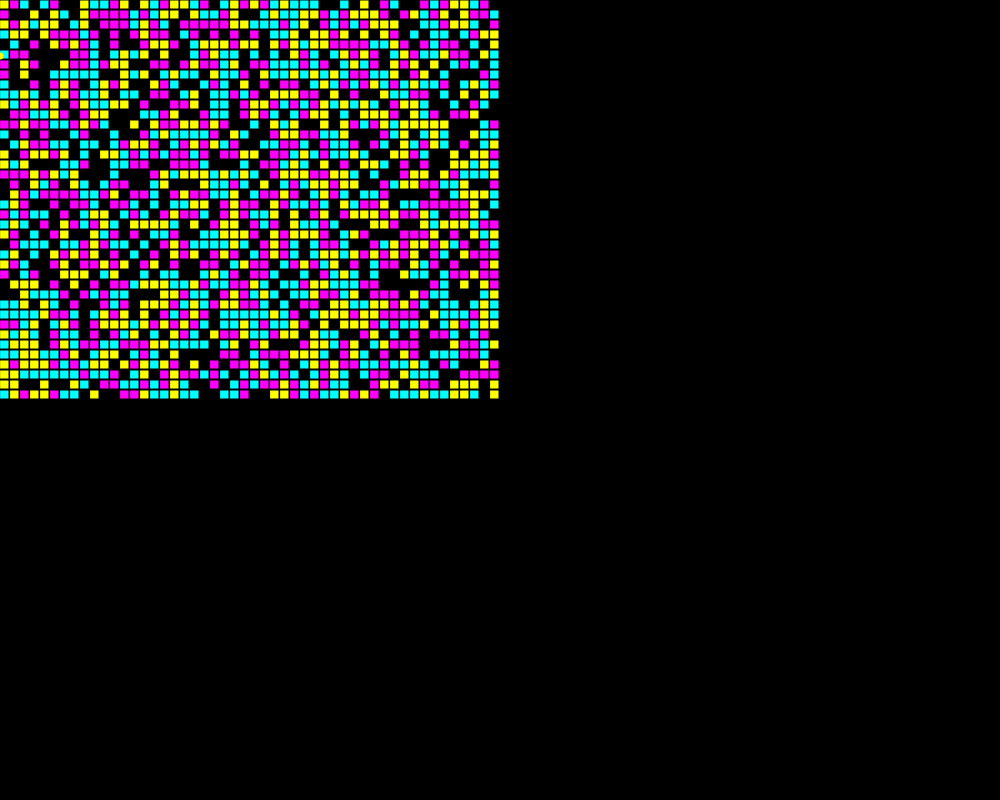
Frame 1 (no input)
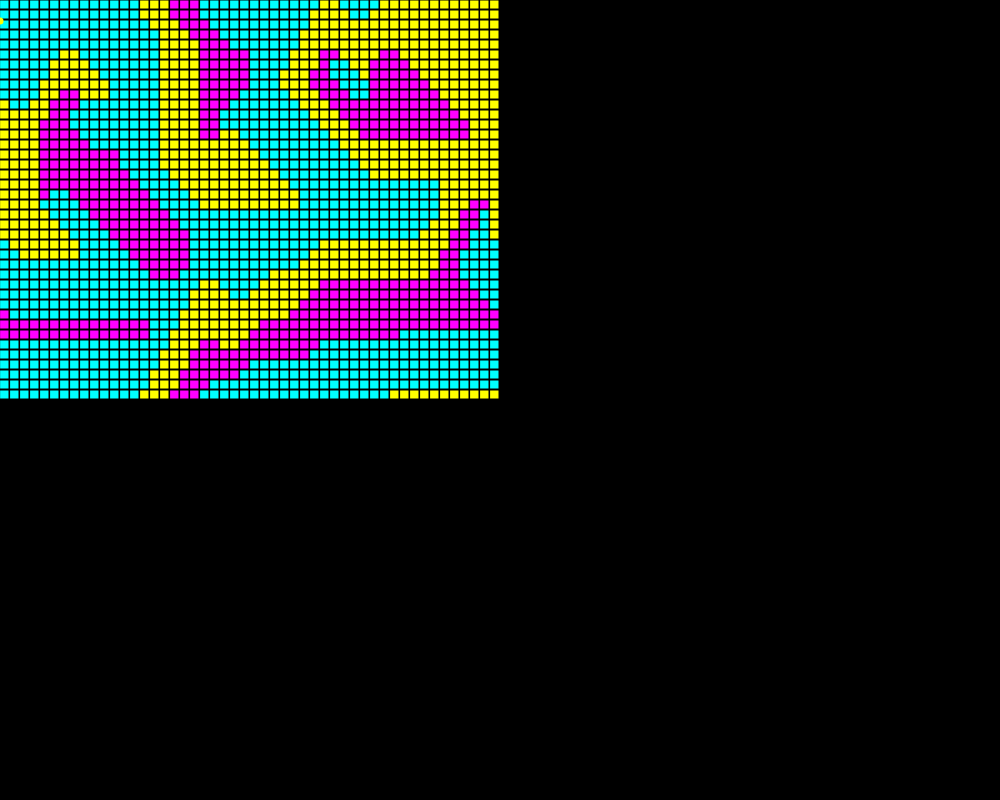
Frame 60 (no input)
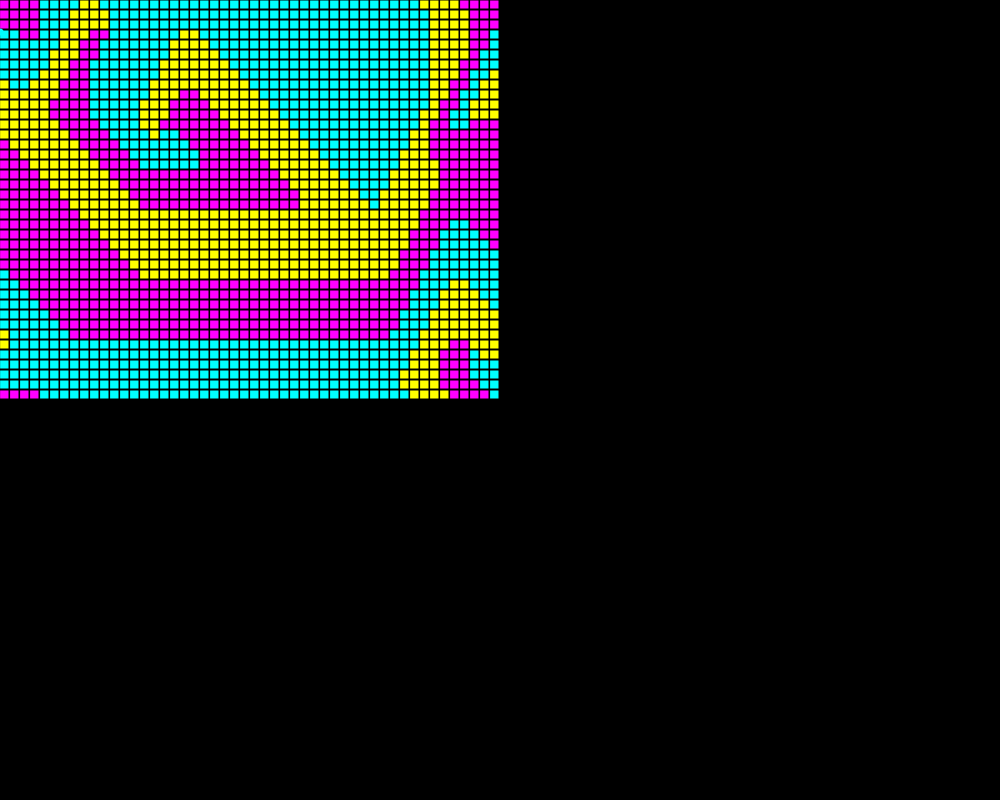
Frame 120 (the mouse pressed at the canvas centre since frame 60)

The p5.js sketch that drew these frames (run headless with seeded random() and noise() and a simulated clock; from frame 60 on, the mouse is pressed at the canvas centre):

// p5.js sketch
// ── sketch.js
class Cell{
	constructor(state){
		this.state = state;
	}
	setState(state){
		this.state = state;
	}
	getState(){
		return this.state
	}
}
function getAnalytics(grid){
	let rockDensity = 0, paperDensity=0, scissorsDensity=0;
	let gridSize = grid[0].length*grid.length;
	for(let i =0; i<grid.length;i++){
		//console.log(grid[i]);
		rockDensity += grid[i].filter(x=>x.getState()==0).length;
		paperDensity += grid[i].filter(x=>x.getState()==1).length;
		scissorsDensity += grid[i].filter(x=>x.getState()==2).length;
	}
	rockDensity/=gridSize;
	paperDensity/=gridSize;
	scissorsDensity/=gridSize;
	return [rockDensity, paperDensity, scissorsDensity];
}
function countNeighbor(x,y){
	let sum = 0;
	for (let i = -1;i<2;i++){
		for(let j=-1;j<2;j++){
			let col = (x+i+cols)%cols;
			let row = (y+j+rows)%rows;

			sum+= ruleSet[grid[col][row].getState()][grid[x][y].getState()];
		}
	}
	return sum;
}
function nextCellState(x,y){
	for(let l = 0;l<3;l++){
		if(ruleSet[l][next[x][y].getState()]==1){
			return l;
		}
	}
}
function drawEllipses(arr,color){
  noStroke();
	//fill(color);
    // draw ellipses
  for(let i =0; i < arr.length; i++){
    let x = i * ((width + 500)/ (400));
    let y = floor(arr[i]*100);
    ellipse(x, y, 7);
  }
}
function render(grid,cols,rows){
	background(0);
	for(let i=0;i<cols; i++){
		for(let j = 0; j<rows;j++){
			let x = i*resolution, y=j*resolution;
			let cell = grid[i][j]

			if (cell.getState()==0){
				fill("#FF00FF");
				stroke(0);
				//rect(x,y,resolution-1,resolution-1);
				rect(x,y,resolution-1,resolution-1);
			}
			else if(cell.getState()==1){
				fill("#00FFFF");
				stroke(0);
				//rect(x,y,resolution-1,resolution-1);
				rect(x,y,resolution-1,resolution-1);
			}
			else if(cell.getState()==2){
				fill("#ffff00");
				stroke(0);
				//rect(x,y,resolution-1,resolution-1);
				rect(x,y,resolution-1,resolution-1);
			}
      else if(cell.getState()==3){
          fill(0,0,0);
          stroke(0);
          rect(x,y,resolution-1,resolution-1);
      }

		}
	}
	for(let i = 0;i<cols;i++){
		for(let j=0;j<rows;j++){
			if(countNeighbor(i,j)>=3){
				next[i][j] = grid[i][j];
				let nextCell = nextCellState(i,j);

				next[i][j].setState(nextCell);
			}
		}
	}
	let density = getAnalytics(grid);
	let rockDensityValues = new Array(),paperDensityValues = new Array(), scissorsDensityValues = new Array();
	rockDensityValues.push(density[0]);
	paperDensityValues.push(density[1]);
	scissorsDensityValues.push(density[2]);
	if(rockDensityValues.length > 100){
		rockdDensityValues.shift();
		paperDensityValues.shift();
		scissorsDensityValues.shift();
	}

	drawEllipses(rockDensityValues, '#ff00ff');
	//console.log(rockDensityValues[rockDensityValues.length-1]+"\n"+paperDensityValues[paperDensityValues.length-1]+"\n"+scissorsDensityValues[scissorsDensityValues.length-1]);
	grid = next;
	next = temp;

}


let grid;
let cols;
let rows;
let resolution = 10;
let ruleSet = [[0,0,1,1],[1,0,0,1],[0,1,0,1],[0,0,0,0]];
let next;
let temp;
var wait=true;


function setup() {
	console.log(ruleSet[1][0]);
	createCanvas(1000, 800);
	cols = (width/2)/resolution, rows = (height/2)/resolution;
	let startState = new Array(cols).fill(0).map(x=> Array.from({length: rows}, () => floor(random(4))));
	grid = new Array(cols).fill(0).map(x=>new Array(rows));
	temp = new Array(cols).fill(0).map(x=>new Array(rows));
	next = temp;
	for(let i=0;i<cols;i++){
		for(let j=0;j<rows;j++){
			grid[i][j] = new Cell(startState[i][j]);
		}
	}
   //  for(let i=0;i<12;i++){
   //    wait = true
   //    while(wait){
   //      canvas.click(function(e){
   //          let x=e.clientX, y=e.clientY;
   //          let r=floor(x/10), c=floor(y/10);
   //          grid[r][c] = (i%3);
   //          draw();
   //        wait = false;
   //      })
   //    }
   // }
}

function draw() {

	render(grid,cols,rows);

}
